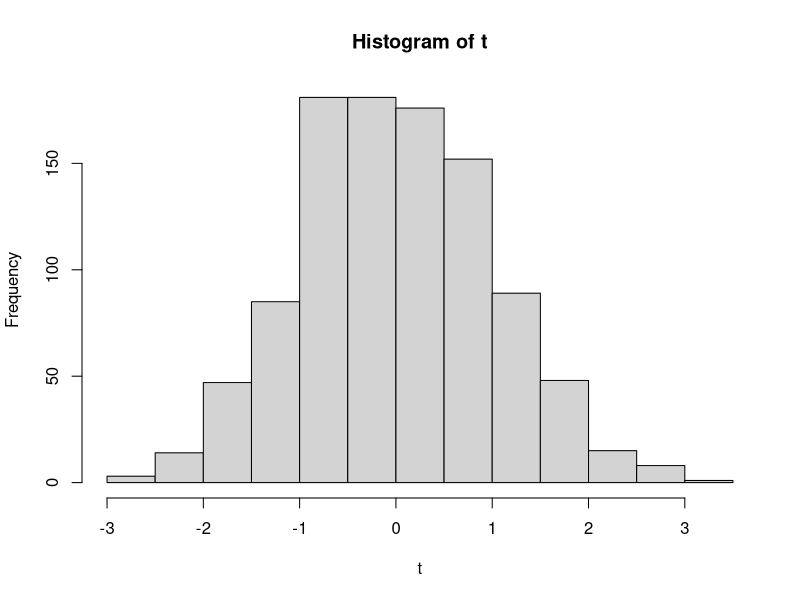
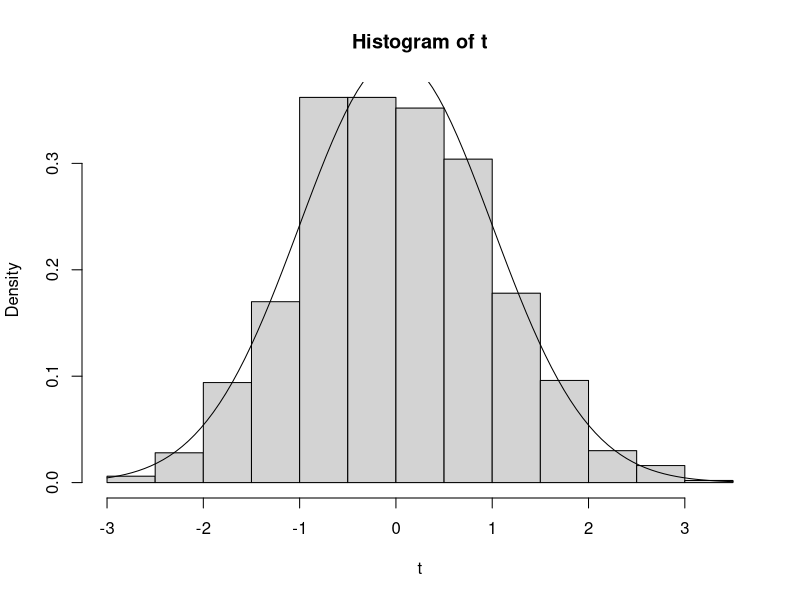
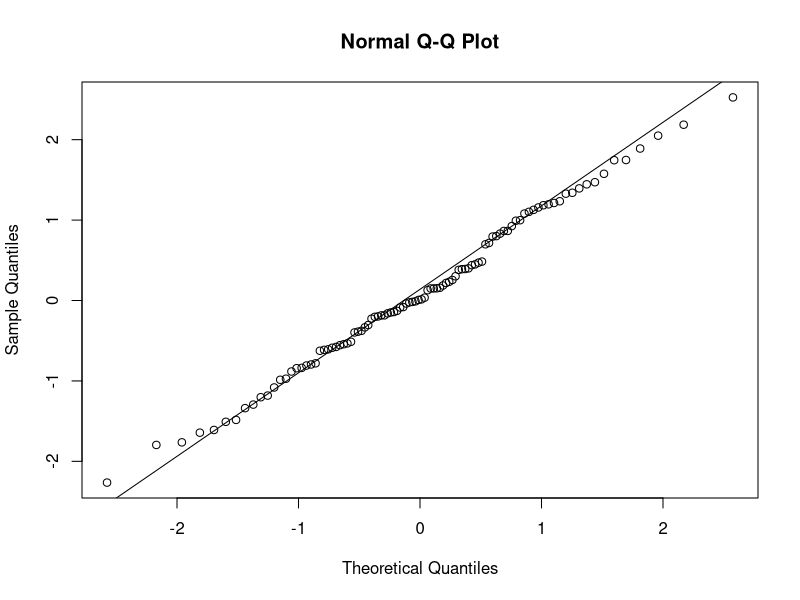
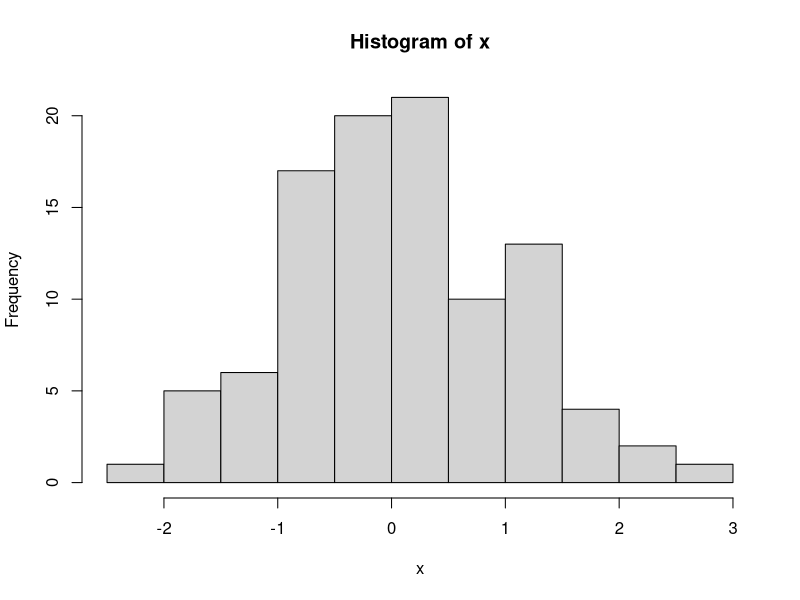

The R source for these figures, in order:
dnorm(2, sd=4, mean=5)

dnorm(2, mean=5, sd=4)

dnorm(2,5,4)

dnorm(2)

qnorm(0.975, 0, 1)

qnorm(0.025,0,1,lower.tail=F)

y <- rbinom(1,10,0.25)
y

x <- rbinom(100,10,0.25)
x

head(x)
tail(x)

rnorm(3,c(-2,0,2),c(0.3,1,2))

# pmf
dbinom(5,10,0.25)
choose(10,5)
choose(10,5)*0.25^5*(1-0.25)^5

# cdf
pbinom(5,10,0.25)

qbinom(0.5,10,0.25)


# normal



t <- rnorm(1000)

# hist - bar chart
hist(t)

hist(t,probability = T)

curve(dnorm(x),add=T,xlab="x",ylab="density")



mean(abs(x)>1)

mean(x)



# normal quantile quantile plot
x <- rnorm(100)

qqnorm(x)

qqline(x)

hist(x)
